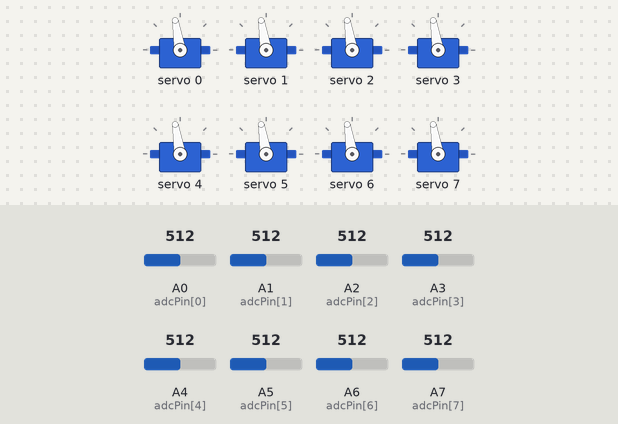
A sketch run on a simulated Arduino Nano, built with avr-gcc and run on an emulated ATmega328P. Shown: 8 × servo. The test bench sets the inputs (shaded band); at power-on: A0 (adcPin[0]) = 512, A1 (adcPin[1]) = 512, A2 (adcPin[2]) = 512, A3 (adcPin[3]) = 512, A4 (adcPin[4]) = 512, A5 (adcPin[5]) = 512, A6 (adcPin[6]) = 512, A7 (adcPin[7]) = 512.

Above: at 1.2 s.
1.3 s: A0 (adcPin[0]) set to 716
At 1.7 s:
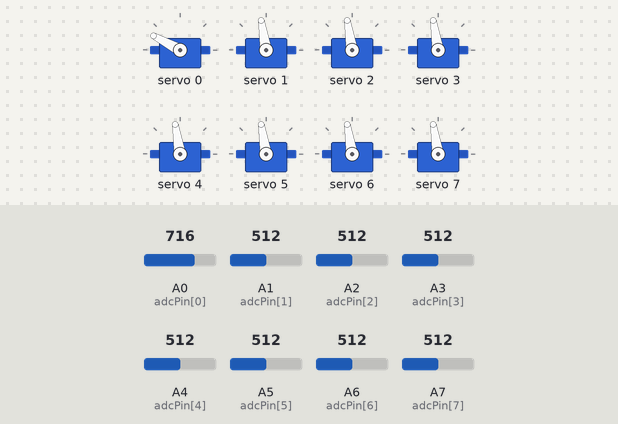
2.8 s: A1 (adcPin[1]) set to 716
At 4.0 s:
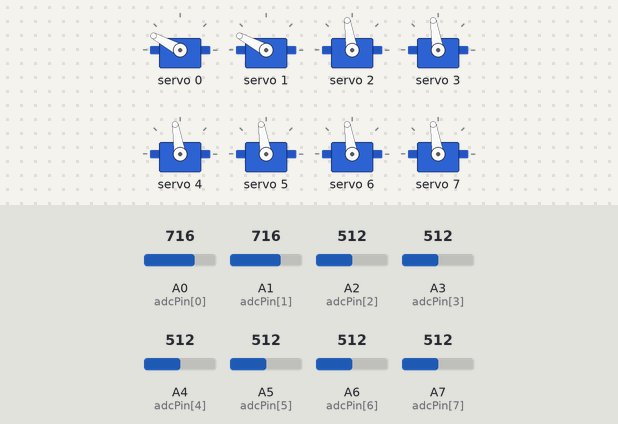
4.3 s: A2 (adcPin[2]) set to 716
At 5.1 s:
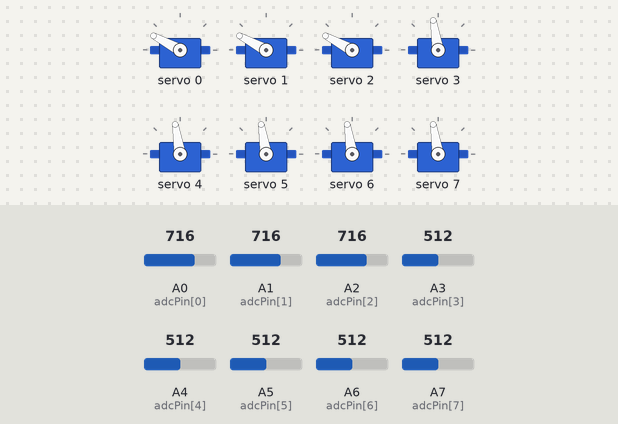
5.8 s: A3 (adcPin[3]) set to 716
At 6.3 s:
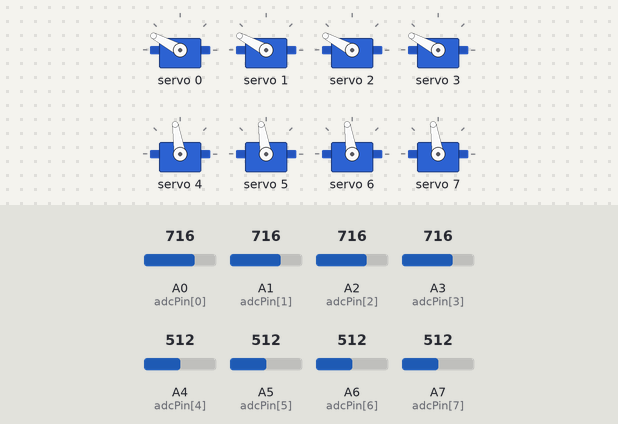
7.3 s: A4 (adcPin[4]) set to 716
At 8.5 s:
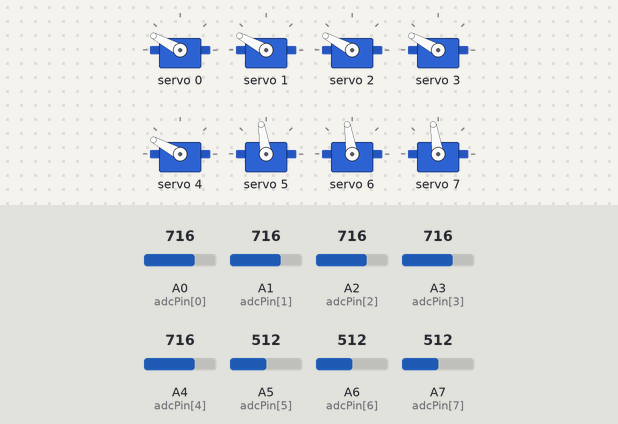
8.8 s: A5 (adcPin[5]) set to 716
At 9.7 s:
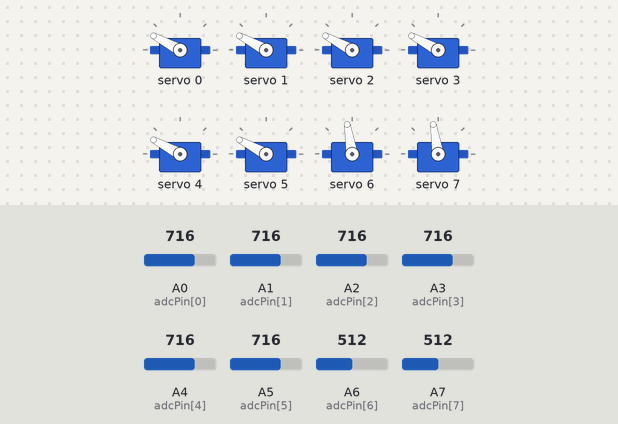
Timing chart, 0 to 11.3 s (numbered marks = the images above; inputs shaded):
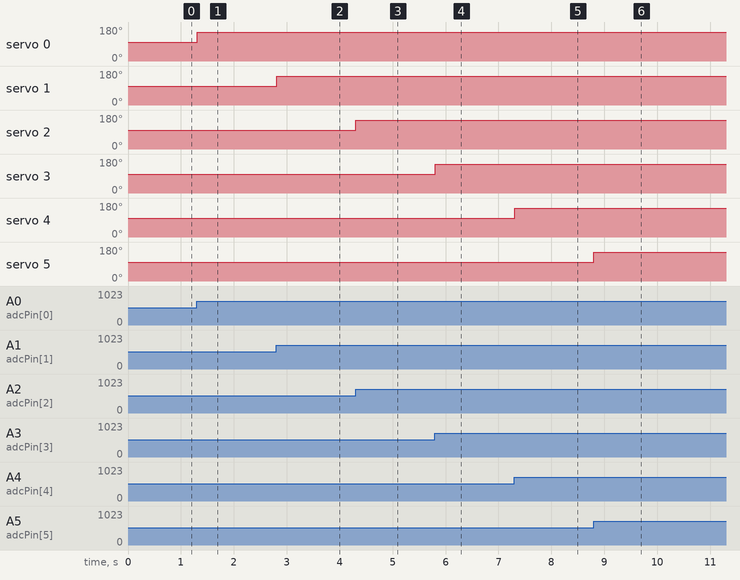

Measured:
- after the input at 1.3 s, servo 0: 99° → 152° at once
- after the input at 2.8 s, servo 1: 99° → 152° at once
- after the input at 4.3 s, servo 2: 99° → 152° at once
- after the input at 5.8 s, servo 3: 99° → 152° at once
- after the input at 7.3 s, servo 4: 99° → 152° at once
- after the input at 8.8 s, servo 5: 99° → 152° at once

The sketch:

EP02_8_KNOB_8_SERVO.ino
```cpp
#include <Adafruit_PWMServoDriver.h>
Adafruit_PWMServoDriver pwmDriver = Adafruit_PWMServoDriver(0x40);

void setup() {
  // put your setup code here, to run once:
  pwmDriver.begin();
  pwmDriver.setPWMFreq(51); // 50 Hz (needs to add 1)
}

int tempPotentiometerValue = 0;
int adcPin[8] = {A0, A1, A2, A3, A4, A5, A6, A7};
int pwmRisingTime = 0;
int pwmFallingTime = 0;

void loop() {
  // put your main code here, to run repeatedly:
  for (int id = 0; id < 8; id ++) {
    tempPotentiometerValue = analogRead(adcPin[id]);
    pwmFallingTime = map(tempPotentiometerValue, 113, 842, 102, 512);
    pwmDriver.setPWM(id, pwmRisingTime, pwmFallingTime);
  }
}
```
